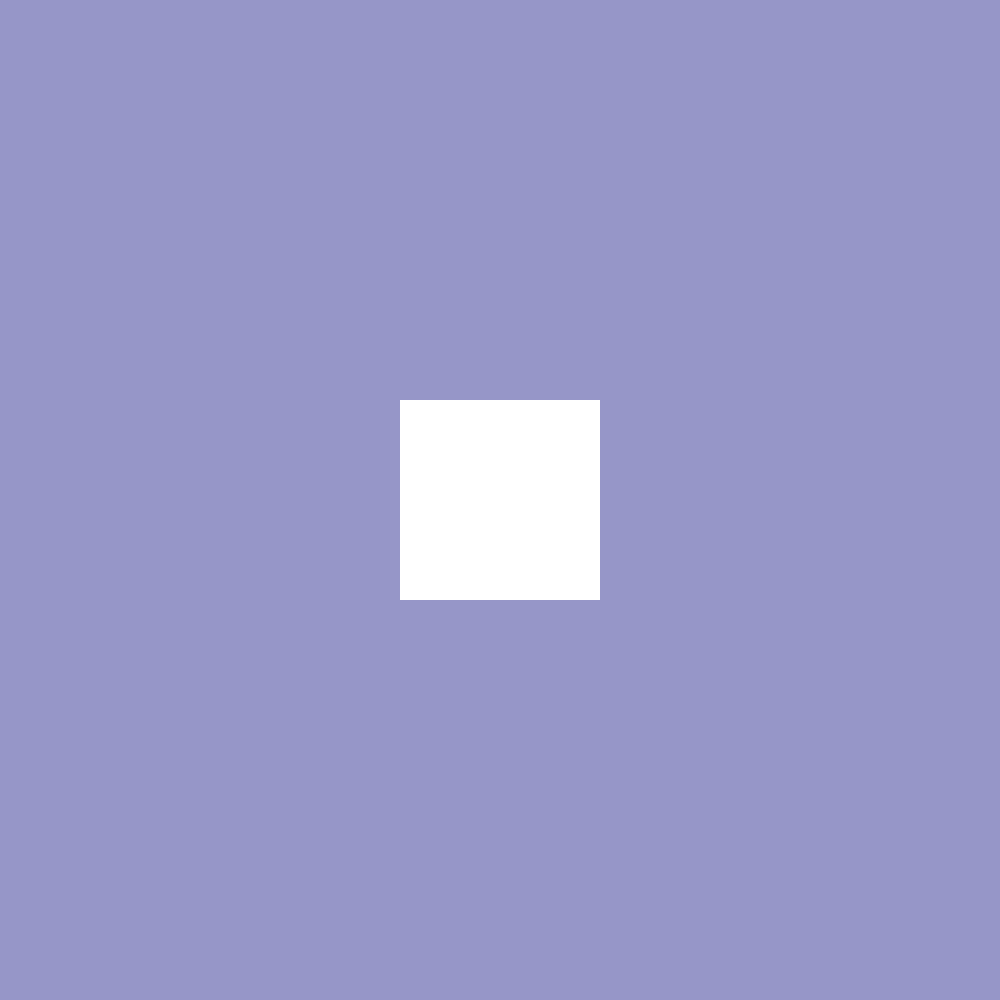
Frame 1 (no input)
Frame 60 (the mouse pressed at the canvas centre just before this capture): identical to frame 1, image omitted
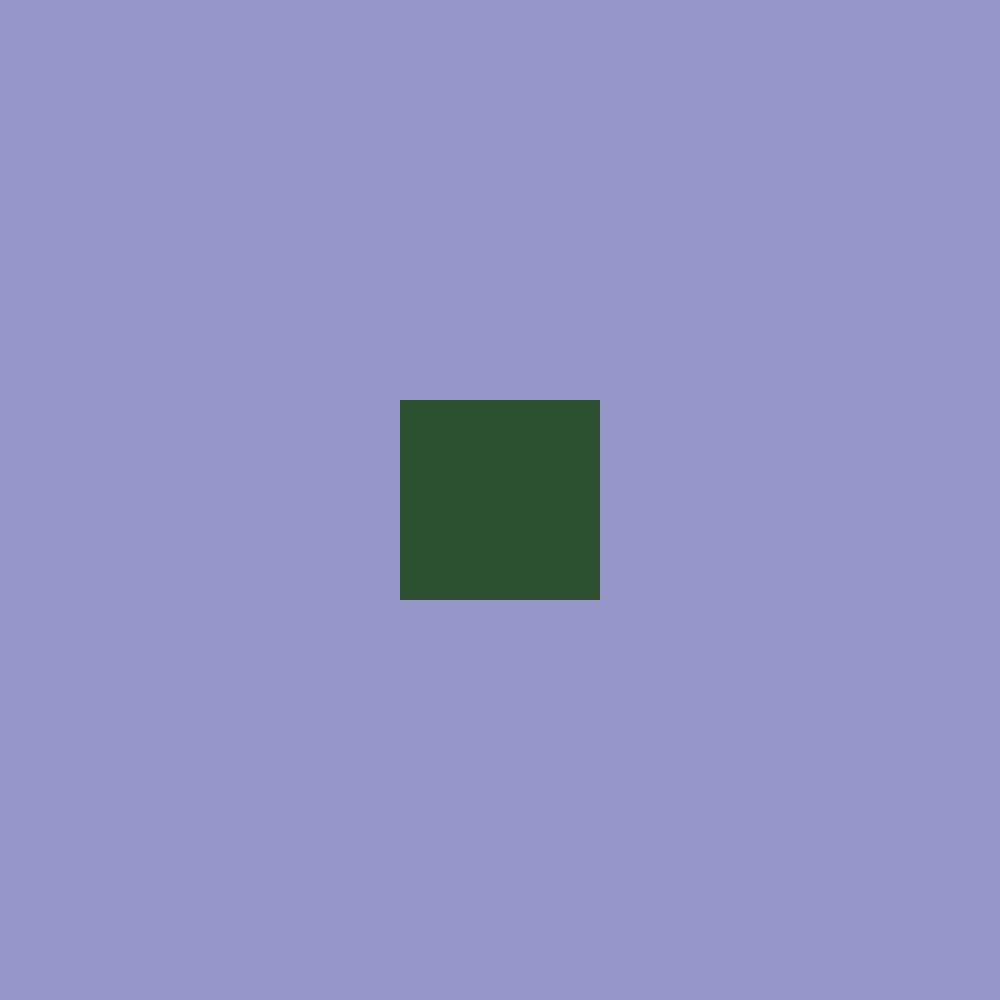
Frame 120 (the mouse held since frame 60 and released just before this capture)

The Processing sketch that drew these frames (run headless with seeded random() and noise(); from frame 60 on, the mouse is pressed at the canvas centre):

// Processing sketch: zonas_interactivas
// ── zonas_interactivas.pde
int size = 200;

int centroHorizontal;
int centroVertical;

int posBordeSuperior;
int posBordeInferior;
int posBordeIzquierdo;
int posBordeDerecho;

void setup() {
  size(1000, 1000);
  centroHorizontal = width/2;
  centroVertical = height/2;
}

void draw() {
  background(150, 150, 200);
  noStroke();

  posBordeSuperior = centroHorizontal - (size/2);
  posBordeInferior = centroHorizontal + (size/2);
  posBordeIzquierdo = centroVertical - (size/2);
  posBordeDerecho = centroHorizontal + (size/2);
  
  if(mouseX > posBordeIzquierdo
     && mouseX < posBordeDerecho
     && mouseY > posBordeSuperior
     && mouseY < posBordeDerecho){
    fill(45, 80, 50);
    println("Inicio de zona interactiva");
  } else {
    fill(255);
  }

  rectMode(CENTER);
  rect(centroHorizontal, centroVertical, size, size);
}
